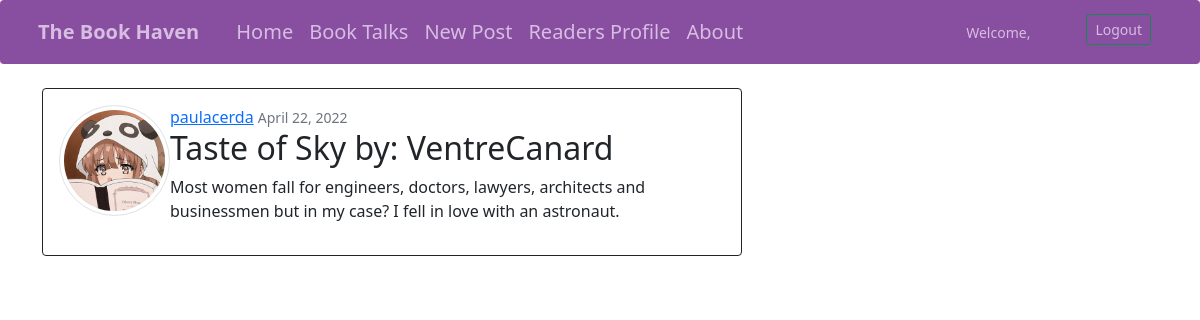
Screenshot of /post/post/1/ with the database file from the repository.
### book/models.py (models this page shows, shortened)
class Post(models.Model):
    title = models.CharField(max_length=100)
    content = models.TextField()
    date_posted = models.DateTimeField(default=timezone.now)
    author = models.ForeignKey(User, on_delete=models.CASCADE)

### users/models.py (models this page shows, shortened)
class Profile(models.Model):
    user = models.OneToOneField(User, on_delete=models.CASCADE)
    image = models.ImageField(default='default.jpg', upload_to='profile_pics')

### book/views.py (the view)
# urls.py: path('post/<int:pk>/', PostDetailView.as_view(), name='post-detail'),
class PostDetailView(DetailView):
    model = Post

### book/templates/book/post_detail.html (shortened to what this page needs)
{% extends 'dashboard/base.html' %}
{% block content %}
<div class="card mb-3 p-3 mt-4 border-dark" style="max-width: 700px;">
  <div class="row g-0">
    <div class="col-md-2">
      <img src="{{ object.author.profile.image.url }}" class="rounded-circle account-img img-thumbnail">
    </div>
    <div class="col-md-10">
      <div class="media-body">
        <a class="mr-1" href="#">{{ object.author }}</a>
        <small class="text-muted">{{ object.date_posted|date:"F d, Y" }}</small>
      </div>
      <h2 class="article-title">{{ object.title }}</h2>
     <p class="article-content">{{ object.content }}</p>
    </div>
  </div>
</div>
{% endblock content %}

### rows the page displays
Post: author.profile.image (picture), author "paulacerda", date_posted "April 22, 2022", title "Taste of Sky by: VentreCanard", content "Most women fall for engineers, doctors, lawyers, architects and businessmen but in my case? I fell in love with an astronaut."
